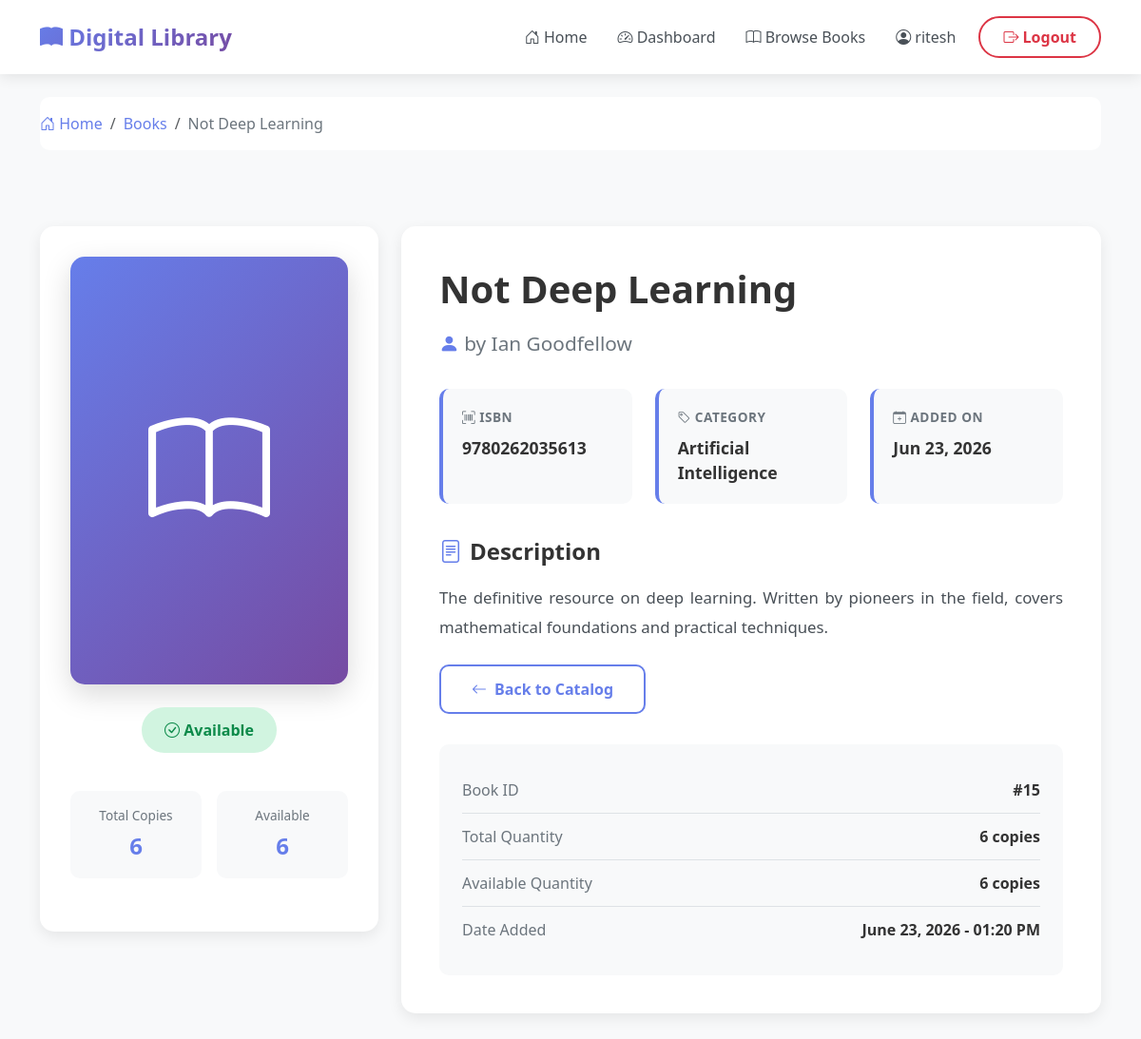
Screenshot of /books/15/ (signed in) with the database file from the repository.
### books/models.py (models this page shows, shortened)
class Book(models.Model):
    title = models.CharField(
        max_length=200,
        help_text="Enter the book title"
    )
    author = models.CharField(
        max_length=100,
        help_text="Enter the author name"
    )
    isbn = models.CharField(
        max_length=13,
        unique=True,
        help_text="13 Character ISBN number"
    )
    category = models.CharField(
        max_length=50,
        help_text="Enter the book category (e.g., Fiction, Science, History)"
    )
    description = models.TextField(
        help_text="Enter a brief description of the book",
        blank=True
    )
    quantity = models.PositiveIntegerField(
        default=1,
        help_text="Total number of copies in the library"
    )
    available_quantity = models.PositiveIntegerField(
        default=1,
        help_text="Number of copies currently available for borrowing"
    )
    created_at = models.DateTimeField(
        auto_now_add=True,
        help_text="Date and time when the book was added to the system"
    )
    class Meta:
        ordering = ['-created_at']
        verbose_name = 'Book'
        verbose_name_plural = 'Books'
    def is_available(self):
        return self.available_quantity > 0
    is_available.boolean = True
    is_available.short_description = 'Available'

### books/views.py (the view)
# urls.py: path('<int:pk>/', views.book_detail, name='book_detail'),
def book_detail(request, pk):
    book = get_object_or_404(Book, pk=pk)
    context = {
        'book': book
    }
    return render(request, 'books/book_detail.html', context)

### accounts/models.py (called while the page is built)
    def is_librarian(self):
        return self.role == 'Librarian'

### books/templates/books/book_detail.html (shortened to what this page needs)
<!DOCTYPE html>
<html lang="en">
<head>
    <link href="https://cdn.jsdelivr.net/npm/bootstrap@5.3.0/dist/css/bootstrap.min.css" rel="stylesheet">
    <link href="https://cdn.jsdelivr.net/npm/bootstrap-icons@1.10.0/font/bootstrap-icons.css" rel="stylesheet">
</head>
<body>
    <nav class="navbar navbar-expand-lg navbar-light sticky-top">
        <div class="container">
            <a class="navbar-brand" href="{% url 'accounts:home' %}">
                <i class="bi bi-book-fill"></i> Digital Library
            </a>
            <div class="collapse navbar-collapse" id="navbarNav">
                <ul class="navbar-nav ms-auto align-items-center">
                    <li class="nav-item">
                        <a class="nav-link" href="{% url 'accounts:home' %}">
                            <i class="bi bi-house-door"></i> Home
                        </a>
                    </li>
                    {% if user.is_authenticated %}
                        <li class="nav-item">
                            <a class="nav-link" href="{% url 'accounts:dashboard' %}">
                                <i class="bi bi-speedometer2"></i> Dashboard
                            </a>
                        </li>
                    {% endif %}
                    <li class="nav-item">
                        <a class="nav-link" href="{% url 'books:book_list' %}">
                            <i class="bi bi-book"></i> Browse Books
                        </a>
                    </li>
                    {% if user.is_authenticated %}
                        <li class="nav-item">
                            <span class="nav-link">
                                <i class="bi bi-person-circle"></i> {{ user.username }}
                            </span>
                        </li>
                        <li class="nav-item">
                            <a class="btn btn-logout ms-2" href="{% url 'accounts:logout' %}">
                                <i class="bi bi-box-arrow-right"></i> Logout
                            </a>
                        </li>
                    {% endif %}
                </ul>
            </div>
        </div>
    </nav>
    <div class="container mt-4">
        <nav class="breadcrumb-custom">
            <ol class="breadcrumb">
                <li class="breadcrumb-item"><a href="{% url 'accounts:home' %}"><i class="bi bi-house-door"></i> Home</a></li>
                <li class="breadcrumb-item"><a href="{% url 'books:book_list' %}">Books</a></li>
                <li class="breadcrumb-item active">{{ book.title|truncatewords:5 }}</li>
            </ol>
        </nav>
    </div>
    <div class="book-detail-container">
        <div class="container">
            <div class="row">
                <div class="col-lg-4 mb-4">
                    <div class="book-cover-section">
                        <div class="book-cover">
                            <i class="bi bi-book"></i>
                        </div>
                        {% if book.is_available %}
                            <div class="availability-status available">
                                <i class="bi bi-check-circle"></i> Available
                            </div>
                        {% else %}
                            <div class="availability-status unavailable">
                                <i class="bi bi-x-circle"></i> Currently Unavailable
                            </div>
                        {% endif %}
                        <div class="quantity-display">
                            <div class="quantity-box">
                                <div class="label">Total Copies</div>
                                <div class="value">{{ book.quantity }}</div>
                            </div>
                            <div class="quantity-box">
                                <div class="label">Available</div>
                                <div class="value">{{ book.available_quantity }}</div>
                            </div>
                        </div>
                    </div>
                </div>
                <div class="col-lg-8">
                    <div class="book-info-section">
                        <h1 class="book-title">{{ book.title }}</h1>
                        <p class="book-author">
                            <i class="bi bi-person-fill"></i> by {{ book.author }}
                        </p>
                        <div class="info-grid">
                            <div class="info-item">
                                <div class="info-label">
                                    <i class="bi bi-upc-scan"></i> ISBN
                                </div>
                                <div class="info-value">{{ book.isbn }}</div>
                            </div>
                            <div class="info-item">
                                <div class="info-label">
                                    <i class="bi bi-tag"></i> Category
                                </div>
                                <div class="info-value">{{ book.category }}</div>
                            </div>
                            <div class="info-item">
                                <div class="info-label">
                                    <i class="bi bi-calendar-plus"></i> Added On
                                </div>
                                <div class="info-value">{{ book.created_at|date:"M d, Y" }}</div>
                            </div>
                        </div>
                        <div class="section-title">
                            <i class="bi bi-file-text"></i> Description
                        </div>
                        {% if book.description %}
                            <p class="description-text">{{ book.description }}</p>
                        {% else %}
                            <p class="description-text text-muted">No description available for this book.</p>
                        {% endif %}
                        <div class="action-buttons mt-4">
                            <a href="{% url 'books:book_list' %}" class="btn btn-secondary-custom">
                                <i class="bi bi-arrow-left"></i> Back to Catalog
                            </a>
                        </div>
                        <div class="metadata-section">
                            <div class="metadata-item">
                                <span class="metadata-label">Book ID</span>
                                <span class="metadata-value">#{{ book.pk }}</span>
                            </div>
                            <div class="metadata-item">
                                <span class="metadata-label">Total Quantity</span>
                                <span class="metadata-value">{{ book.quantity }} cop{{ book.quantity|pluralize:"y,ies" }}</span>
                            </div>
                            <div class="metadata-item">
                                <span class="metadata-label">Available Quantity</span>
                                <span class="metadata-value">{{ book.available_quantity }} cop{{ book.available_quantity|pluralize:"y,ies" }}</span>
                            </div>
                            <div class="metadata-item">
                                <span class="metadata-label">Date Added</span>
                                <span class="metadata-value">{{ book.created_at|date:"F d, Y - h:i A" }}</span>
                            </div>
                        </div>
                    </div>
                </div>
            </div>
        </div>
    </div>
</body>
</html>

### books/templates/books/book_detail.html (style rules this page uses)
:root { --primary-gradient: linear-gradient(135deg, #667eea 0%, #764ba2 100%); --primary-color: #667eea; --secondary-color: #764ba2; }
body { background: #f8f9fa; font-family: 'Segoe UI', Tahoma, Geneva, Verdana, sans-serif; }
.navbar { background: white !important; box-shadow: 0 2px 15px rgba(0, 0, 0, 0.1); padding: 1rem 0; }
.navbar-brand { font-size: 1.5rem; font-weight: 700; background: var(--primary-gradient); -webkit-background-clip: text; -webkit-text-fill-color: transparent; background-clip: text; }
.nav-link { font-weight: 500; color: #495057 !important; margin: 0 0.5rem; transition: color 0.3s ease; }
.btn-logout { background: transparent; border: 2px solid #dc3545; color: #dc3545; padding: 0.5rem 1.5rem; border-radius: 25px; font-weight: 600; transition: all 0.3s ease; }
.book-detail-container { padding: 3rem 0; }
.book-cover-section { background: white; border-radius: 15px; padding: 2rem; box-shadow: 0 5px 15px rgba(0, 0, 0, 0.08); text-align: center; position: sticky; top: 100px; }
.book-cover { width: 100%; max-width: 350px; height: 450px; background: var(--primary-gradient); border-radius: 15px; display: flex; align-items: center; justify-content: center; color: white; font-size: 8rem; margin: 0 auto 1.5rem; box-shadow: 0 10px 30px rgba(0, 0, 0, 0.15); }
.availability-status { padding: 0.75rem 1.5rem; border-radius: 25px; font-weight: 600; display: inline-block; margin-bottom: 1rem; }
.availability-status.available { background: #d1f4e0; color: #0d8a4a; }
.book-info-section { background: white; border-radius: 15px; padding: 2.5rem; box-shadow: 0 5px 15px rgba(0, 0, 0, 0.08); margin-bottom: 2rem; }
.book-title { font-size: 2.5rem; font-weight: 700; color: #333; margin-bottom: 1rem; line-height: 1.3; }
.book-author { font-size: 1.3rem; color: #6c757d; margin-bottom: 2rem; }
.book-author i { color: var(--primary-color); }
.info-grid { display: grid; grid-template-columns: repeat(auto-fit, minmax(200px, 1fr)); gap: 1.5rem; margin-bottom: 2rem; }
.info-item { background: #f8f9fa; padding: 1.25rem; border-radius: 10px; border-left: 4px solid var(--primary-color); }
.info-label { font-size: 0.85rem; color: #6c757d; text-transform: uppercase; letter-spacing: 0.5px; margin-bottom: 0.5rem; font-weight: 600; }
.info-value { font-size: 1.1rem; color: #333; font-weight: 600; }
.section-title { font-size: 1.5rem; font-weight: 700; color: #333; margin-bottom: 1rem; display: flex; align-items: center; gap: 0.5rem; }
.section-title i { color: var(--primary-color); }
.description-text { font-size: 1.05rem; line-height: 1.8; color: #495057; text-align: justify; }
.action-buttons { display: flex; gap: 1rem; flex-wrap: wrap; }
.btn-secondary-custom { background: white; border: 2px solid var(--primary-color); color: var(--primary-color); padding: 0.75rem 2rem; border-radius: 10px; font-weight: 600; transition: all 0.3s ease; display: inline-flex; align-items: center; gap: 0.5rem; }
.quantity-display { display: flex; align-items: center; gap: 1rem; margin: 1.5rem 0; }
.quantity-box { background: #f8f9fa; padding: 1rem 1.5rem; border-radius: 10px; text-align: center; flex: 1; }
.quantity-box .label { font-size: 0.85rem; color: #6c757d; margin-bottom: 0.25rem; }
.quantity-box .value { font-size: 1.5rem; font-weight: 700; color: var(--primary-color); }
.metadata-section { background: #f8f9fa; padding: 1.5rem; border-radius: 10px; margin-top: 2rem; }
.metadata-item { display: flex; justify-content: space-between; padding: 0.75rem 0; border-bottom: 1px solid #dee2e6; }
.metadata-item:last-child { border-bottom: none; }
.metadata-label { color: #6c757d; font-weight: 500; }
.metadata-value { color: #333; font-weight: 600; }
.breadcrumb-custom { background: white; padding: 1rem 0; margin-bottom: 2rem; border-radius: 10px; }
.breadcrumb { margin-bottom: 0; }
.breadcrumb-item a { color: var(--primary-color); text-decoration: none; }
.breadcrumb-item.active { color: #6c757d; }

### rows the page displays
Book: title "Not Deep Learning", quantity "6", available_quantity "6", author "Ian Goodfellow", isbn "9780262035613", category "Artificial Intelligence", created_at "Jun 23, 2026", description "The definitive resource on deep learning. Written by pioneers in the field, covers mathematical foundations and practical techniques.", pk "15", created_at "June 23, 2026 - 01:20 PM"

### other values shown
{{ user.username }} "ritesh"
